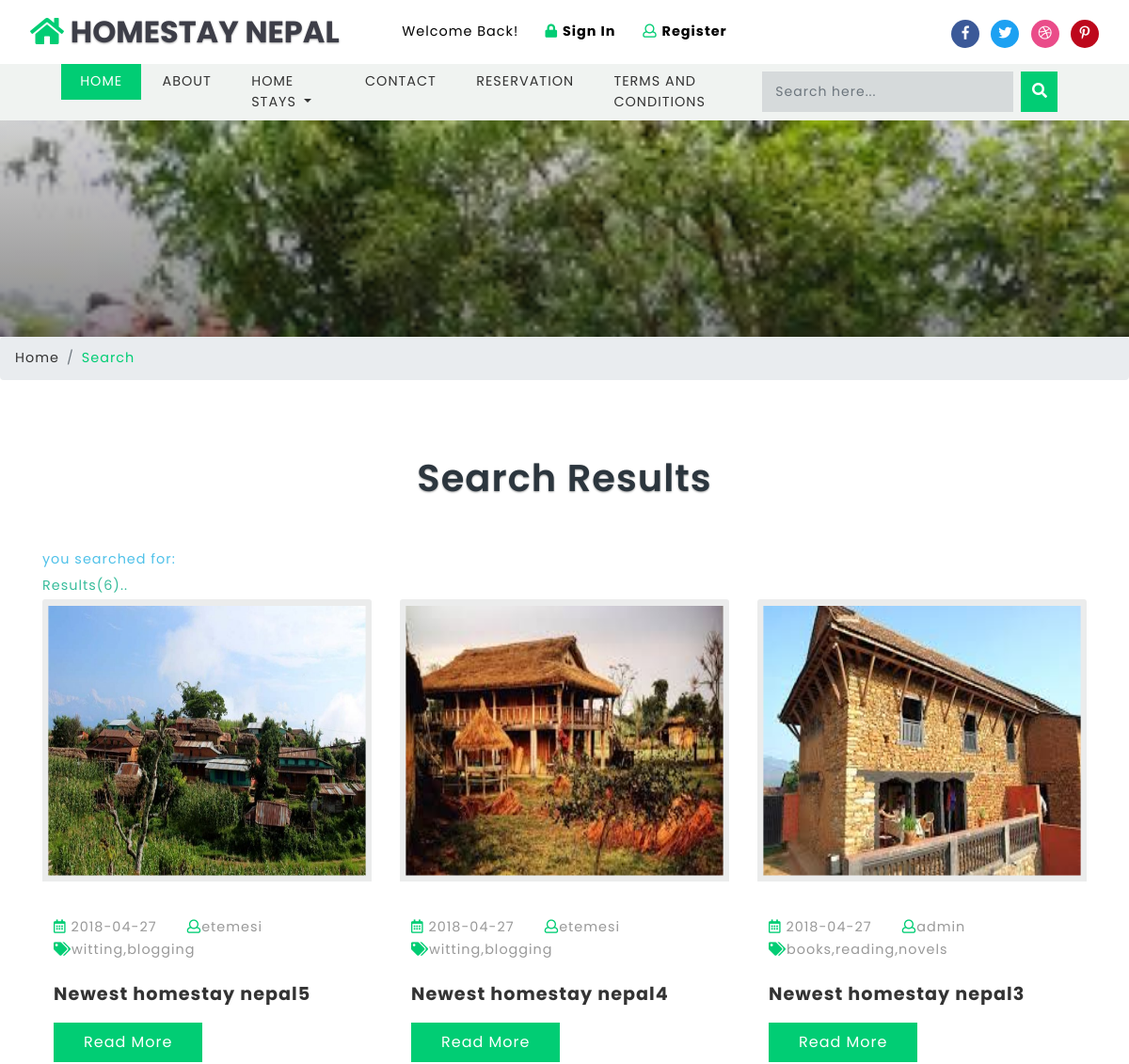
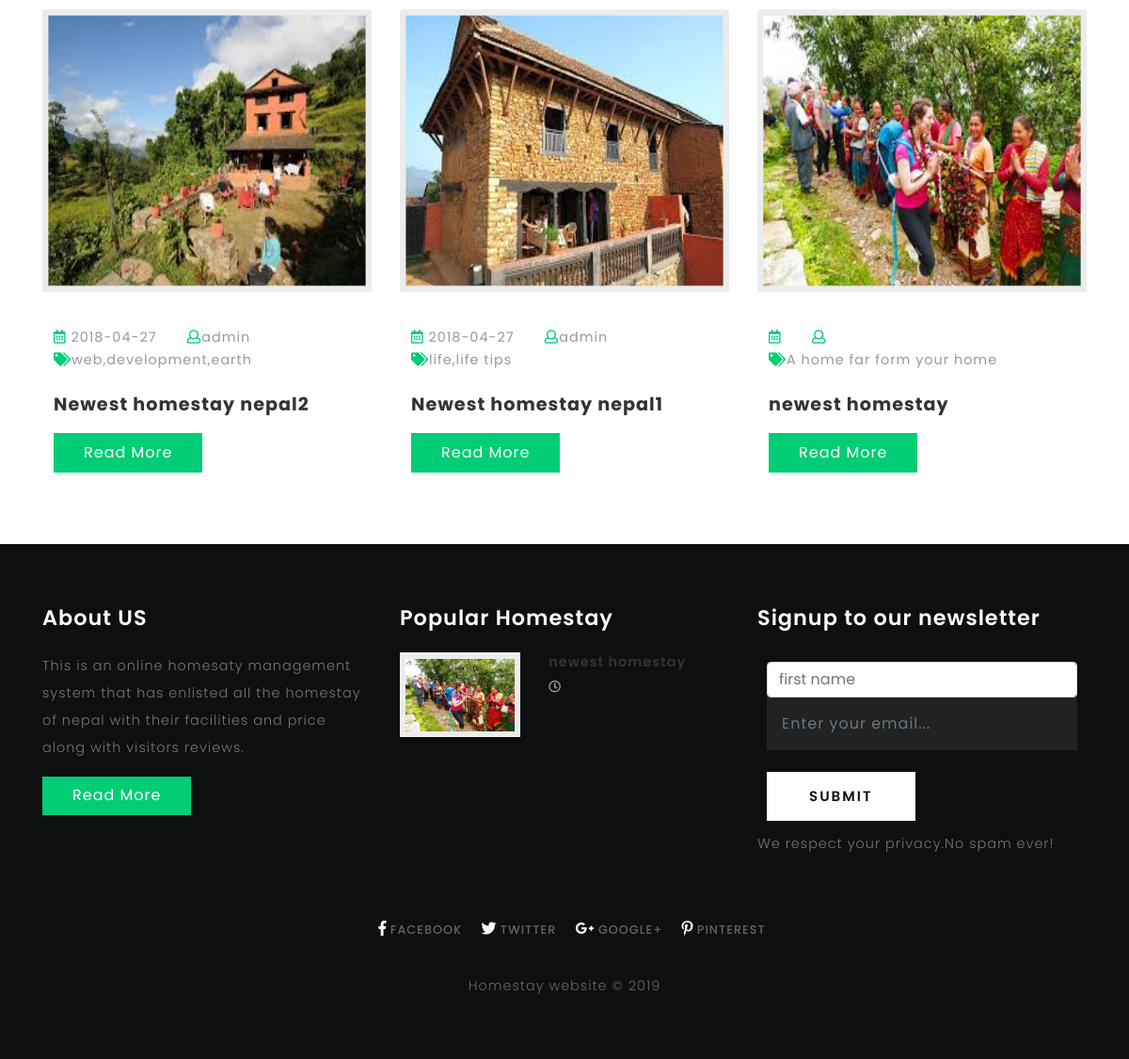
Screenshot of /search.php with the database file from the repository (2 pictures, top to bottom).
### tables this page shows
CREATE TABLE `homestay_info` (
  `id` int(10) UNSIGNED NOT NULL,
  `title` varchar(190) NOT NULL,
  `tags` varchar(40) NOT NULL,
  `content` longtext NOT NULL,
  `photo` varchar(50) NOT NULL,
  `location` text NOT NULL,
  `posted` varchar(40) NOT NULL,
  `date` date DEFAULT NULL,
  `author` varchar(40) DEFAULT NULL,
  `category` varchar(40) NOT NULL,
  `meals` text NOT NULL,
  `includes` text NOT NULL,
  `rules` text NOT NULL
);

CREATE TABLE `titles` (
  `id` int(10) UNSIGNED NOT NULL,
  `website_name` varchar(40) DEFAULT NULL,
  `tagline` varchar(40) DEFAULT NULL,
  `icon` varchar(40) DEFAULT NULL,
  `keywords` varchar(220) DEFAULT NULL,
  `short_description` varchar(200) DEFAULT NULL,
  `bannertext1` varchar(150) DEFAULT NULL,
  `bannertext2` varchar(150) DEFAULT NULL,
  `bannertext3` varchar(150) DEFAULT NULL,
  `bannertext4` varchar(150) DEFAULT NULL,
  `detailed_description` text,
  `address` varchar(40) DEFAULT NULL,
  `email` varchar(80) DEFAULT NULL,
  `phone` varchar(40) DEFAULT NULL,
  `googlemap` text
);

### search.php (the view, shortened to what this page needs)
<?php require("libs/fetch_data.php");?>
<?php
require_once('database/db.php');
?>
<!DOCTYPE html>
<html lang="zxx">
<head>
	<title>Search|<?php getwebname("titles"); echo"|"; gettagline("titles");?></title>
	<link href="css/bootstrap.css" rel='stylesheet' type='text/css' />
	<link rel="stylesheet" href="css/single.css">
	<link href="css/style.css" rel='stylesheet' type='text/css' />
	<link href="css/fontawesome-all.css" rel="stylesheet">
</head>
<body>
	<?php include("header.php");?>
	<?php
    $search_keyword = '';
    $sql = 'SELECT * FROM homestay_info WHERE title LIKE :keyword OR content LIKE :keyword  OR tags LIKE :keyword OR author LIKE :keyword ORDER BY id DESC ';
    $start=0;
    $limit=" limit " . $start . "," . ROW_PER_PAGE;
    $pagination_statement = $pdo_conn->prepare($sql);
    $pagination_statement->bindValue(':keyword', '%' . $search_keyword . '%', PDO::PARAM_STR);
    $pagination_statement->execute();
    $row_count = $pagination_statement->rowCount();
    $query = $sql.$limit;
    $pdo_statement = $pdo_conn->prepare($query);
    $pdo_statement->bindValue(':keyword', '%' . $search_keyword . '%', PDO::PARAM_STR);
    $pdo_statement->execute();
    $result = $pdo_statement->fetchAll();
    ?>
	<div class="banner-inner">
	</div>
	<ol class="breadcrumb">
		<li class="breadcrumb-item">
			<a href="index.html">Home</a>
		</li>
		<li class="breadcrumb-item active">Search</li>
	</ol>
	<section class="main-content-w3layouts-agileits">
		<div class="container">
			<h3 class="tittle">Search Results</h3>
			<div class="inner-sec">
				<?php  if ($row_count==0) {
    						echo "<p style=color:#E9573F><b>sorry your search for:<u style=color:black>$search_keyword</u> returned zero results</b></p>";
    						echo "<p><b style=color:#4FC1E9>Suggestions<b><br>Your search item is not available on Our Website<br>Try being more specific with key words<br>Enter key word using title<br>Try search using category<br>Try again later<br></p>";
    						echo "<p><a href=\"http://www.google.com/search?q="
    						. $search_keyword . "\" target=\"_blank\" title=\"Look up
    						" . $search_keyword . " on Google\" style=color:#37BC9B>Click here</a> to try the
    						search on google</p>";
    					}
    					else{
    						echo "<p style=color:#4FC1E9><b>you searched for:<u style=color:black> $search_keyword</u></b></p>";
    						echo "<p style=color:#37BC9B><b>Results($row_count)..</b></p>";
    					}
    					?>
				<div class="left-blog-info-w3layouts-agileits text-left">
					<div class="row">
						<?php
    					if(!empty($result)) {
    						foreach($result as $row) {
                                ?>
						<div class="col-lg-4 card">
							<a href="single.php?id=<?php echo $row['id']; ?>">
								<img src="blogadmin/images/<?php echo $row['photo']; ?>" class="card-img-top img-fluid" alt="fantastic cms" style="width: 480px;height: 300px">
							</a>
							<div class="card-body">
								<ul class="blog-icons my-4">
									<li>
										<a href="#">
											<i class="far fa-calendar-alt"></i> <?php echo $row['date']; ?></a>
									</li>
									<li class="mx-2">
										<a href="#">
											<i class="far fa-user"></i><?php echo $row['author']; ?></a>
									</li>
									<li>
										<a href="#">
											<i class="fas fa-tags"></i><?php echo $row['tags']; ?></a>
									</li>
								</ul>
								<h5 class="card-title">
									<a href="single.php?id=<?php echo $row['id']; ?>"><?php echo $row['title']; ?></a>
								</h5>
								<a href="single.php?id=<?php echo $row['id']; ?>" class="btn btn-primary read-m">Read More</a>
							</div>
						</div>
						<?php
                                  }
                              }
                              ?>
					</div>
				</div>
			</div>
		</div>
	</section>
	<?php include("footer.php") ?>
</body>
</html>

### header.php (shortened to what this page needs)
<header>
		<div class="top-bar_sub_w3layouts container-fluid">
			<div class="row">
				<div class="col-md-4 logo text-left">
					<a class="navbar-brand" href="index.php">
						<i class="fas fa-home"></i> HOMESTAY NEPAL</a>
				</div>
				<div class="col-md-4 top-forms text-center mt-lg-3 mt-md-1 mt-0">
					<span>Welcome Back!</span>
					<span class="mx-lg-4 mx-md-2  mx-1">
						<a href="blogadmin/index.php">
							<i class="fas fa-lock"></i> <strong>Sign In</strong></a>
					</span>
					<span>
						<a href="blogadmin/membership_signup.php">
							<i class="far fa-user"></i> <strong>Register</strong></a>
					</span>
				</div>
				<div class="col-md-4 log-icons text-right">
					<ul class="social_list1 mt-3">
						<li>
							<a href="<?php getlinks("links","facebook");?>" class="facebook1 mx-2" >
								<i class="fab fa-facebook-f"></i>
							</a>
						</li>
						<li>
							<a href="<?php getlinks("links","twitter");?>" class="twitter2">
								<i class="fab fa-twitter"></i>
							</a>
						</li>
						<li>
							<a href="<?php getlinks("links","dribble");?>" class="dribble3 mx-2">
								<i class="fab fa-dribbble"></i>
							</a>
						</li>
						<li>
							<a href="<?php getlinks("links","pinterest");?>" class="pin">
								<i class="fab fa-pinterest-p"></i>
							</a>
						</li>
					</ul>
				</div>
			</div>
		</div>
			<div class="header_top" id="home">
				<nav class="navbar navbar-expand-lg navbar-light bg-light">
					<div class="collapse navbar-collapse" id="navbarSupportedContent">
						<ul class="navbar-nav mr-auto">
							<li class="nav-item active">
								<a class="nav-link" href="index.php">Home
								</a>
							</li>
							<li class="nav-item">
								<a class="nav-link" href="about.php">About</a>
							</li>
							<li class="nav-item dropdown">
								<a class="nav-link dropdown-toggle" href="#" id="navbarDropdown" role="button" data-toggle="dropdown" aria-haspopup="true"
								    aria-expanded="false">
									Home Stays
								</a>
							</li>
							<li class="nav-item">
								<a class="nav-link" href="contact.php">Contact</a>
							</li>
							<li class="nav-item">
								<a class="nav-link" href="reservation.php">reservation</a>
							</li>
							<li class="nav-item">
								<a class="nav-link" href="terms.php">terms and conditions</a>
							</li>
						</ul>
							<form action="search.php" method="post" class="form-inline my-2 my-lg-0 header-search" name="form" >
								<input class="form-control mr-sm-2" type="search" placeholder="Search here..." required="yes" type="text" name="search[keyword]">
								<button class="btn btn1 my-2 my-sm-0" type="submit" name="submit"><i class="fas fa-search"></i></button>
							</form>
					</div>
				</nav>
			</div>
	</header>

### libs/fetch_data.php (shortened to what this page needs)
<?php
function getshortdescription($table){
	require("database/db_connect.php");
	$sql="SELECT * FROM $table ";
	if ($result=mysqli_query($con,$sql))
	{
		foreach ($result as $titles => $sdc) {
			echo ''.$sdc['short_description'].'';
		}
	}
}
function getwebname($table){
	require("database/db_connect.php");
	$sql="SELECT * FROM $table ";
	if ($result=mysqli_query($con,$sql))
	{
		$rowcount=mysqli_num_rows($result);
		if ($rowcount==0) {
			echo 'No Name!!';
		}
		foreach ($result as $titles => $blogname) {
			echo ''.$blogname['website_name'].'';
		}
	}
}
function getlinks($table,$platform){
	require("database/db_connect.php");
	$sql="SELECT * FROM $table ";
	if ($result=mysqli_query($con,$sql))
	{
		$rowcount=mysqli_num_rows($result);
		if ($rowcount==0) {
			echo '#';
		}
		foreach ($result as $link => $site) {
			if ($platform=="facebook") {
				echo ''.$site['facebook'].'';
			}
			elseif ($platform=="twitter") {
				echo ''.$site['twitter'].'';
			}
			elseif ($platform=="googleplus") {
				echo ''.$site['googleplus'].'';
			}
			elseif ($platform=="pinterest") {
				echo ''.$site['pinterest'].'';
			}
			elseif ($platform=="dribble") {
				echo ''.$site['dribble'].'';
			}
		}
	}
}
function getpopularposts($table){
	require("database/db_connect.php");
	$sql="SELECT * FROM $table ORDER BY count DESC LIMIT 3";
	if ($result=mysqli_query($con,$sql))
	{
		foreach ($result as $pagehits => $hits) {
			$storepage=$hits['page'];
			$sql="SELECT * FROM homestay_info WHERE title='$storepage'";
			if ($result=mysqli_query($con,$sql)) {
				foreach ($result as $allblogs => $specificblog) {
					echo '<div class="blog-grids row mb-3">
							<div class="col-md-5 blog-grid-left">
								<a href="single.php?id='.$specificblog['id'].'">
									<img src="blogadmin/images/'.$specificblog['photo'].'" class="img-fluid" alt="fantastic cms">
								</a>
							</div>
							<div class="col-md-7 blog-grid-right">
								<h5>
									<a href="single.php?id='.$specificblog['id'].'">'.$specificblog['title'].' </a>
								</h5>
								<div class="sub-meta">
									<span>
										<i class="far fa-clock"></i> '.$specificblog['date'].'</span>
								</div>
							</div>
						</div>';
				}
			}
		}
	}
}
?>

### footer.php (shortened to what this page needs)
<footer>
	<div class="container">
		<div class="row">
			<div class="col-lg-4 footer-grid-agileits-w3ls text-left">
				<h3>About US</h3>
				<p><?php getshortdescription("titles"); ?></p>
				<div class="read">
					<a href="about.php" class="btn btn-primary read-m">Read More</a>
				</div>
			</div>
			<div class="col-lg-4 footer-grid-agileits-w3ls text-left">
				<div class="tech-btm">
					<h3>Popular Homestay</h3>
					<p style="color: white"><?php getpopularposts("page_hits"); ?></p>
				</div>
			</div>
			<div class="col-lg-4 subscribe-main footer-grid-agileits-w3ls text-left">
				<h2>Signup to our newsletter</h2>
				<div class="subscribe-main text-left">
						<div class="subscribe-form" style="color: black; ">
								<form  method="post" class="subscribe_form">
									<input class="form-control"  type="text" placeholder="first name" required="" name ='name'>
									<input class="form-control" type="email" placeholder="Enter your email..." required="" name ='email'>
									<button type="submit" class="btn btn-primary submit" name='save'>Submit</button>
								</form>
					   </div>
					<p>We respect your privacy.No spam ever!</p>
				</div>
			</div>
		</div>
		<div class="footer-cpy text-center">
			<div class="footer-social">
				<div class="copyrighttop">
					<ul>
						<li class="mx-3">
							<a class="facebook" href="<?php getlinks("links","facebook");?>">
								<i class="fab fa-facebook-f"></i>
								<span>Facebook</span>
							</a>
						</li>
						<li>
							<a class="facebook" href="<?php getlinks("links","twitter");?>">
								<i class="fab fa-twitter"></i>
								<span>Twitter</span>
							</a>
						</li>
						<li class="mx-3">
							<a class="facebook" href="<?php getlinks("links","googleplus");?>">
								<i class="fab fa-google-plus-g"></i>
								<span>Google+</span>
							</a>
						</li>
						<li>
							<a class="facebook" href="<?php getlinks("links","pinterest");?>">
								<i class="fab fa-pinterest-p"></i>
								<span>Pinterest</span>
							</a>
						</li>
					</ul>
				</div>
			</div>
			<div class="w3layouts-agile-copyrightbottom">
				<p> Homestay website © <?php $current=date("Y"); print_r($current);?>
				</p>
			</div>
		</div>
	</div>
</footer>

### css/single.css (style rules this page uses)
.card-body { padding: 12px; }
.tech-btm img { background: #fff; padding: 6px; }

### rows the page displays
homestay_info: photo (picture), date "2018-04-27", author "etemesi", tags "witting,blogging", title "Newest homestay nepal5"
homestay_info: photo (picture), date "2018-04-27", author "etemesi", tags "witting,blogging", title "Newest homestay nepal4"
homestay_info: photo (picture), date "2018-04-27", author "admin", tags "books,reading,novels", title "Newest homestay nepal3"
homestay_info: photo (picture), date "2018-04-27", author "admin", tags "web,development,earth", title "Newest homestay nepal2"
homestay_info: photo (picture), date "2018-04-27", author "admin", tags "life,life tips", title "Newest homestay nepal1"
homestay_info: photo (picture), tags "A home far form your home", title "newest homestay"
titles: short_description "This is an online homesaty management system that has enlisted all the homestay of nepal with their facilities and price along with visitors reviews."

### other values shown
$row_count "6"
